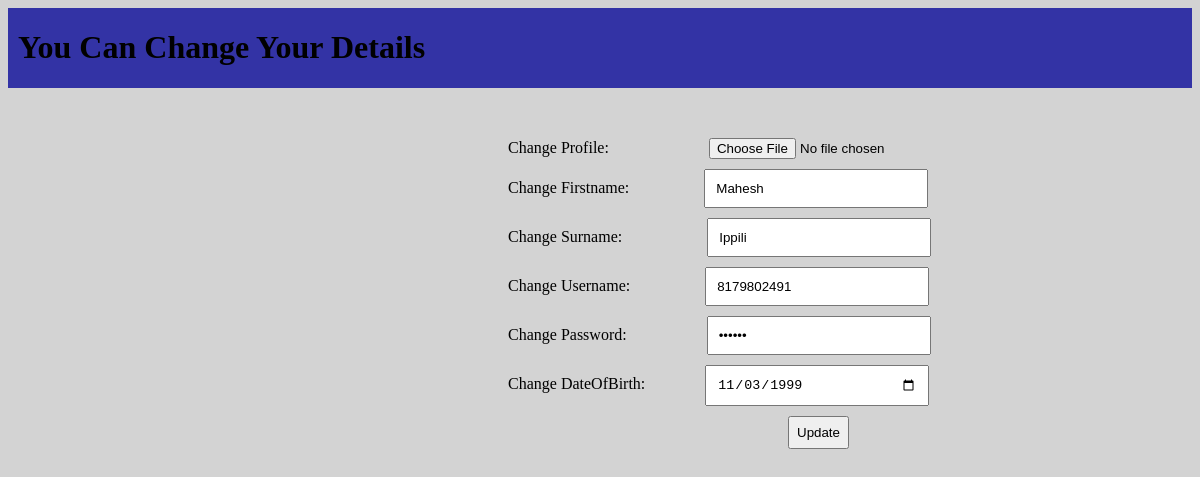
The page /minifb/settings.php (signed in) on the database its author committed.
### tables this page shows
CREATE TABLE IF NOT EXISTS `Users` (
  `id` int(11) NOT NULL AUTO_INCREMENT,
  `firstname` varchar(30) NOT NULL,
  `surname` varchar(30) NOT NULL,
  `username` varchar(30) NOT NULL,
  `password` varchar(10) NOT NULL,
  `gender` varchar(10) NOT NULL,
  `dob` date NOT NULL,
  `online` int(11) NOT NULL,
  `profile` varchar(100) NOT NULL,
  PRIMARY KEY (`id`)
);

### minifb/settings.php (the view, shortened to what this page needs)
<!DOCTYPE html>
<html>
<head>
</head>
<body>
	<div class="requests">
		<div style="float:left; background-color: #3333a5;">
			<h1 style="padding-left: 10px;">You Can Change Your Details</h1>
		</div>
	</div>
	<?php
		$userid = $_SESSION['userid'];
		$userstable = mysql_query("SELECT * FROM `Users` WHERE `id`='$userid'");
		$firstname="";
		$surname = "";
		$username = "";
		$password = "";
		$dob = "";
		$profile = "";
		while($user = mysql_fetch_array($userstable)){
			$firstname = $user['firstname'];
			$surname = $user['surname'];
			$username = $user['username'];
			$password = $user['password'];
			$dob = $user['dob'];
			$profile = $user['profile'];
		}
	?>
	<div class="settings">
		<form action="update.php" method="post" enctype="multipart/form-data">
			Change Profile:<input type="file" name="profile" value="<?php $profile;?>" style="margin-left: 100px;"><br/>
			Change Firstname:<input type="text" name="firstname" value="<?php echo $firstname; ?>" placeholder="Change Firstname" style="margin-left: 75px;"><br/>
			Change Surname:<input type="text" name="surname" value="<?php echo $surname; ?>" placeholder="Change Surname" style="margin-left: 85px;"> <br/>
			Change Username:<input type="text" name="username" value="<?php echo $username; ?>" placeholder="Change Username" style="margin-left: 75px;"><br/>
			Change Password:<input type="password" name="password" value="<?php echo $password;?>" placeholder="Change Password" style="margin-left: 80px;"><br/>
			Change DateOfBirth:<input type="date" name="dob" value="<?php echo $dob; ?>" placeholder="Change DateOfBirth" style="margin-left: 60px;"><br/>
			<input type="submit" name="update" value="Update" style="margin-left: 280px;">
		</form>
	</div>
</body>
</html>

### minifb/settings.php (style rules this page uses)
body { font-family:Times,arial,Sans-serif; background-color:lightgrey; }
.settings { margin-left: 500px; margin-top: 50px; }
input[type=text],input[type=password],input[type=date] { padding: 10px; margin-top: 10px; width: 200px; }
input[type=submit] { padding: 7px; margin-left: 120px; margin-top: 10px; }
.requests { background-color: #3333a5; overflow: hidden; }

### rows shown on the page
users: firstname "Mahesh", surname "Ippili", username "8179802491", dob "11/03/1999"
